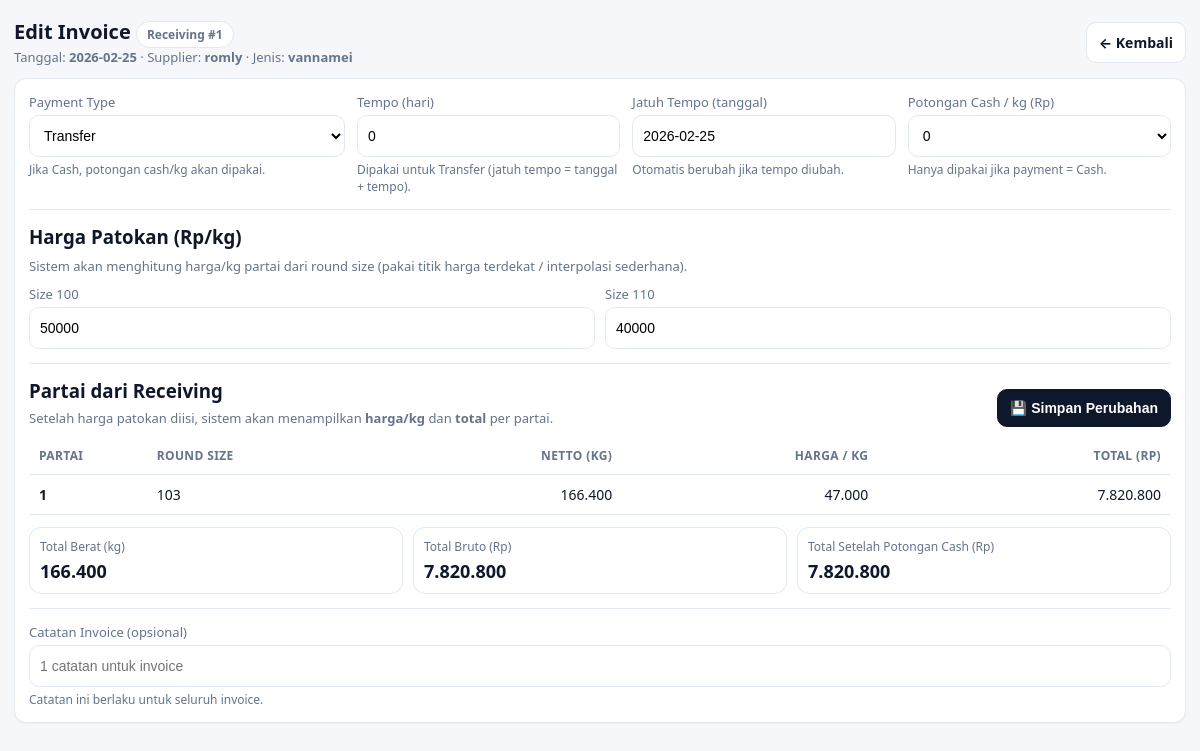
Before: /invoice/edit/1 with the older database file.
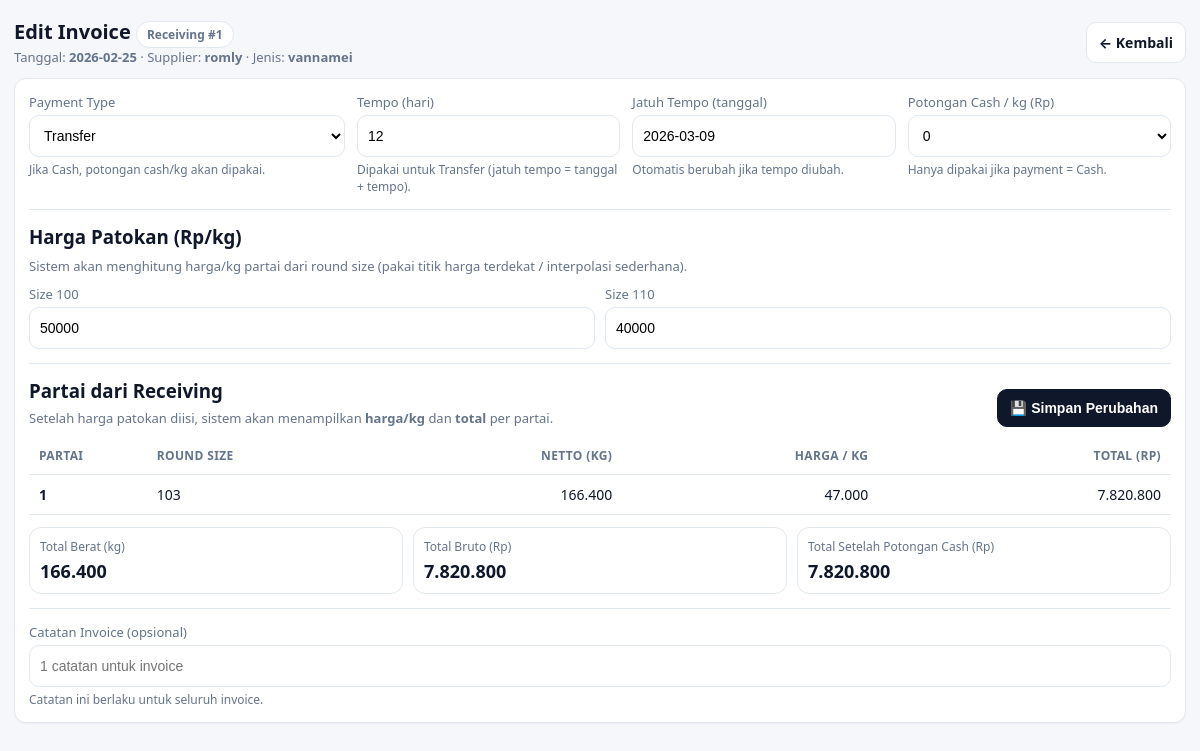
After: the same page with the newer database file.
### tables this page shows
CREATE TABLE invoice_header (
            id INTEGER PRIMARY KEY AUTOINCREMENT,

            receiving_id INTEGER NOT NULL UNIQUE, -- 1 receiving = 1 invoice
            tanggal TEXT NOT NULL DEFAULT (date('now','localtime')),
            supplier TEXT NOT NULL,
            price_points_json TEXT NOT NULL,
            payment_type TEXT NOT NULL
                CHECK (payment_type IN ('cash','transfer')),
            tempo_hari INTEGER DEFAULT 0,
            due_date TEXT,

            -- Cash deduct per kg (hanya berlaku kalau cash)
            cash_deduct_per_kg_rp INTEGER DEFAULT 0,
            cash_deduct_total_rp INTEGER DEFAULT 0,
            -- PPh (siap dipakai nanti, 0.25% = 25)
            pph_rate_bp INTEGER DEFAULT 0,
            pph_amount_rp INTEGER DEFAULT 0,
            -- Total Supplier
            subtotal_rp INTEGER DEFAULT 0,
            total_payable_rp INTEGER DEFAULT 0,
            total_paid_g INTEGER DEFAULT 0,
            status TEXT DEFAULT 'draft'
                CHECK (status IN ('draft','issued','paid','void')),
            created_at TEXT DEFAULT (datetime('now','localtime')), note TEXT,
            FOREIGN KEY(receiving_id)
                REFERENCES receiving_header(id)
                ON DELETE CASCADE
        );

### invoice/routes.py (the view, shortened to what this page needs)
@invoice_bp.route("/edit/<int:invoice_id>", methods=["GET", "POST"])
def invoice_edit(invoice_id):
    inv = repo.get_invoice_header(invoice_id)
    if not inv:
        return "Invoice tidak ditemukan", 404
    receiving_id = int(inv["receiving_id"])
    header = repo.fetch_receiving_header(receiving_id)
    if not header:
        return "Receiving tidak ditemukan", 404
    partai = repo.fetch_receiving_items(receiving_id)
    jenis = (header.get("jenis") or "").strip().lower()
    is_kupasan = (jenis == "kupasan")
    try:
        price_points = json.loads(inv.get("price_points_json") or "{}")
        price_points = {int(k): int(v) for k, v in price_points.items()}
    except Exception:
        price_points = {}
    lines = repo.fetch_invoice_lines(invoice_id)  # pastikan repo punya fungsi ini
    price_keys = [] if is_kupasan else needed_price_keys(partai)
    if request.method == "GET":
        form = {
            "payment_type": (inv.get("payment_type") or "transfer"),
            "tempo_hari": str(inv.get("tempo_hari") or 0),
            "cash_deduct_per_kg_rp": str(inv.get("cash_deduct_per_kg_rp") or 0),
            "invoice_note": inv.get("invoice_note") or "",
        }
        for r in lines:
            no = int(r["partai_no"])
            paid_g = int(r.get("paid_g") or 0)
            form[f"paid_kg_{no}"] = f"{paid_g/1000:.3f}"
            if r.get("note"):
                form[f"note_{no}"] = r.get("note")
        if is_kupasan:
            kp = repo.get_kupasan_prices_from_invoice(invoice_id)  # sudah kamu fix di repo
            if kp.get("kecil") is not None:
                form["kupasan_kecil_rp"] = str(kp["kecil"])
            if kp.get("besar") is not None:
                form["kupasan_besar_rp"] = str(kp["besar"])
        if not is_kupasan:
            for k in price_keys:
                if int(k) in price_points:
                    form[f"p{k}"] = str(price_points[int(k)])
        return render_template(
            "invoice/create.html",
            header=header,
            partai=partai,
            price_keys=price_keys,
            price_points=price_points,
            form=form,
            error=None,
            inv=inv,
            lines=lines,
            mode="edit",
        )

### helpers/db.py (called while the page is built)
def get_conn():
    conn = sqlite3.connect(DB_PATH, timeout=30)
    conn.row_factory = sqlite3.Row
    conn.execute("PRAGMA foreign_keys = ON;")
    conn.execute("PRAGMA journal_mode = WAL;")
    return conn

### invoice/repository.py (called while the page is built)
def fetch_receiving_header(receiving_id):
    conn = get_conn()
    try:
        row = conn.execute("SELECT * FROM receiving_header WHERE id=?", (receiving_id,)).fetchone()
        return dict(row) if row else None
    finally:
        conn.close()

def fetch_receiving_items(receiving_id):
    conn = get_conn()
    try:
        rows = conn.execute(
            "SELECT * FROM receiving_item WHERE header_id=? ORDER BY partai_no ASC, id ASC",
            (receiving_id,),
        ).fetchall()
        return [dict(r) for r in rows]
    finally:
        conn.close()

def get_invoice_header(invoice_id):
    conn = get_conn()
    try:
        row = conn.execute("SELECT * FROM invoice_header WHERE id=?", (invoice_id,)).fetchone()
        return dict(row) if row else None
    finally:
        conn.close()

### templates/invoice/create.html (shortened to what the changed rows need)
<!doctype html>
<html lang="id">
<head>
</head>
<body>
<div class="wrap">
  <div class="top">
    <div>
      <h2>
        {% if mode == "edit" %}
          Edit Invoice
        {% else %}
          Buat Invoice
        {% endif %}
         <span class="pill">Receiving #{{ header["id"] }}</span>
      </h2>
    </div>
  </div>
  <form method="post" class="card" id="invoiceForm">
    <div class="grid-settings">
      <div>
        <label>Payment Type</label>
        <select name="payment_type" id="paymentType">
          <option value="transfer" {% if form and form.payment_type=='transfer' %}selected{% endif %}>Transfer</option>
        </select>
        <div class="hint">Jika Cash, potongan cash/kg akan dipakai.</div>
      </div>
      <div>
        <label>Tempo (hari)</label>
        <input name="tempo_hari" id="tempoHari" type="number" min="0" step="1"
               value="{{ form.tempo_hari if form else 0 }}">
        <div class="hint">Dipakai untuk Transfer (jatuh tempo = tanggal + tempo).</div>
      </div>
      <div>
        <label>Jatuh Tempo (tanggal)</label>
        <input type="text" id="jatuhTempo" readonly placeholder="auto">
        <div class="hint">Otomatis berubah jika tempo diubah.</div>
      </div>
      <div>
        <label>Potongan Cash / kg (Rp)</label>
        <select name="cash_deduct_per_kg_rp" id="cashDeduct">
          <option value="0" {% if not form or form.cash_deduct_per_kg_rp=='0' %}selected{% endif %}>0</option>
        </select>
        <div class="hint">Hanya dipakai jika payment = Cash.</div>
      </div>
    </div>
    <div class="scroll mt-10">
      <table id="partaiTable">
        <thead>
          <tr>
            <th>Partai</th>
            {% if header["jenis"] == "kupasan" %}
              <th class="w-120">Kategori</th>
            {% else %}
              <th class="w-120">Round Size</th>
            {% endif %}
            <th class="right w-140">Netto (kg)</th>
            <th class="right w-140">Harga / kg</th>
            <th class="right w-160">Total (Rp)</th>
          </tr>
        </thead>
      </table>
    </div>
  </form>
</div>
</body>
</html>

Changed rows visible on the page:
changed invoice_header "Transfer": tempo_hari "0" → "12"
Other visible differences:
form field value: "2026-02-25" → "2026-03-09"
